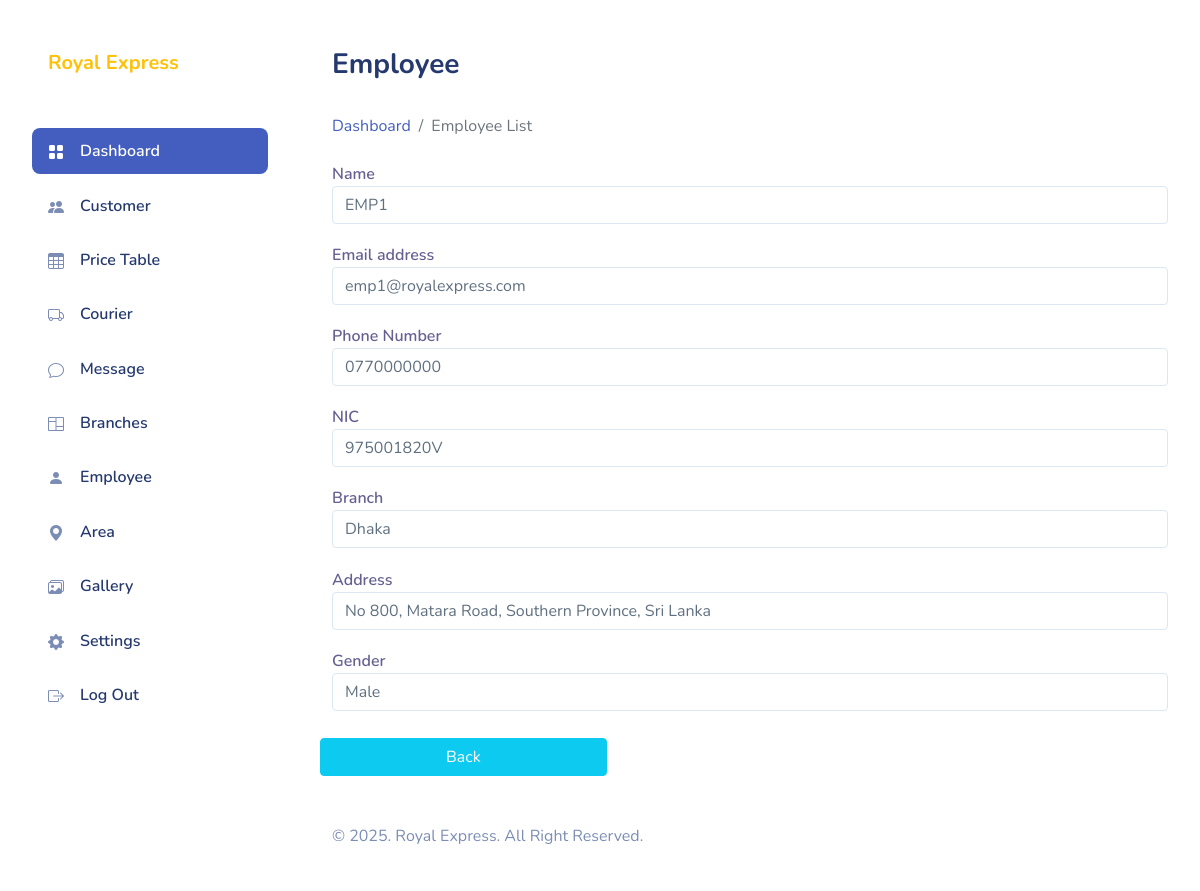
Page /Admin/empolyee_edit.php?emp_id=12 (signed in) on the committed database.
### tables this page shows
CREATE TABLE `employee` (
  `emp_id` int(11) NOT NULL,
  `name` varchar(255) NOT NULL,
  `email` varchar(255) NOT NULL,
  `phone` varchar(255) NOT NULL,
  `nic` varchar(255) NOT NULL,
  `address` varchar(255) NOT NULL,
  `gender` int(2) NOT NULL,
  `password` varchar(255) NOT NULL,
  `is_deleted` int(2) NOT NULL,
  `branch_id` int(255) NOT NULL
);

### server/inc/get.php (called while the page is built, shortened)
<?php
if (!function_exists('getAllBranch')) {
    function getAllBranch()
    {
        global $con;
        $viewcat = "SELECT * FROM branch WHERE is_deleted = 0";
        return mysqli_query($con, $viewcat);
    }
}function getAllArea()
{
    include 'connection.php';
    $viewcat = "SELECT * FROM area WHERE is_deleted = 0";
    return mysqli_query($con, $viewcat);
}
function getemployeeByID($emp_id)
{
    include 'connection.php';
    $q1 = "SELECT * FROM employee WHERE is_deleted = 0 AND emp_id = '$emp_id'";
    return mysqli_query($con, $q1);
}

### Admin/empolyee_edit.php (the view, shortened to what this page needs)
<!DOCTYPE html>
<html lang="en">
<?php include 'pages/head.php'; ?>
<body>
    <div id="app">
        <div id="sidebar" class="active">
            <div class="sidebar-wrapper active">
                <div class="sidebar-header">
                    <div class="d-flex justify-content-between mt-0 px-2">
                        <h1 class="mb-0"><a href="index.php" class="text-warning h5 mb-0 px-2 ">Royal Express </a></h1>
                    </div>
                </div>
                <div class="sidebar-menu">
                    <ul class="menu">
                        <li class="sidebar-item active ">
                            <a href="index.php" class='sidebar-link'>
                                <i class="bi bi-grid-fill"></i>
                                <span>Dashboard</span>
                            </a>
                        </li>
                        <li class="sidebar-item ">
                            <a href="customer.php" class='sidebar-link'>
                                <i class="bi bi-people-fill"></i>
                                <span>Customer</span>
                            </a>
                        </li>
                        <li class="sidebar-item">
                            <a href="price.php" class='sidebar-link'>
                                <i class="bi bi-table"></i>
                                <span>Price Table</span>
                            </a>
                        </li>
                        <li class="sidebar-item">
                            <a href="courier.php" class='sidebar-link'>
                                <i class="bi bi-truck"></i>
                                <span>Courier</span>
                            </a>
                        </li>
                        <li class="sidebar-item">
                            <a href="message.php" class='sidebar-link'>
                                <i class="bi bi-chat"></i>
                                <span>Message</span>
                            </a>
                        </li>
                        <?php if (isset($_SESSION['admin']) && $_SESSION['admin'] == 'admin') : ?>
                            <li class="sidebar-item">
                                <a href="branch.php" class='sidebar-link'>
                                    <i class="bi bi-columns"></i>
                                    <span>Branches</span>
                                </a>
                            </li>
                        <?php endif; ?>
                        <li class="sidebar-item">
                            <a href="employee.php" class='sidebar-link'>
                                <i class="bi bi-person-fill"></i>
                                <span>Employee </span>
                            </a>
                        </li>
                        <?php if (isset($_SESSION['admin']) && $_SESSION['admin'] == 'admin') : ?>
                            <li class="sidebar-item">
                                <a href="area.php" class='sidebar-link'>
                                    <i class="bi bi-geo-alt-fill"></i>
                                    <span>Area</span>
                                </a>
                            </li>
                            <li class="sidebar-item">
                                <a href="gallery.php" class='sidebar-link'>
                                    <i class="bi bi-images"></i>
                                    <span>Gallery</span>
                                </a>
                            </li>
                        <?php endif; ?>
                        <li class="sidebar-item">
                            <a href="settings.php" class='sidebar-link'>
                                <i class="bi bi-gear-fill"></i>
                                <span>Settings</span>
                            </a>
                        </li>
                        <li class="sidebar-item">
                            <a href="logout.php" class='sidebar-link'>
                                <i class="bi bi-box-arrow-right"></i>
                                <span>Log Out</span>
                            </a>
                        </li>
                    </ul>
                </div>
            </div>
        </div>
        <div id="main">
            <div class="page-heading">
                <h3>Employee</h3>
            </div>
            <div class="row">
                <div class="col-lg-10">
                    <nav aria-label="breadcrumb">
                        <ol class="breadcrumb">
                            <li class="breadcrumb-item"><a href="index.php">Dashboard</a></li>
                            <li class="breadcrumb-item active" aria-current="page">Employee List</li>
                        </ol>
                    </nav>
                </div>
            </div>
            <div class="page-content">
                <section class="row">
                    <div class="col-12 col-lg-12">
                        <div class="row">
                            <?php
                            if (isset($_REQUEST['emp_id'])) {
                                $getall = getemployeeByID($_REQUEST['emp_id']);
                                $row = mysqli_fetch_assoc($getall);
                                $emp_id = $row['emp_id']; ?>
                                <div class="form-group mt-2">
                                    <label for="inputName">Name</label>
                                    <input id="inputName" type="text" name="name" data-parsley-trigger="change" onchange="updateData(this, '<?php echo $emp_id; ?>', 'name', 'employee', 'emp_id');" value="<?php echo $row['name']; ?>" required="" placeholder="Enter Full Name" autocomplete="off" class="form-control">
                                </div>
                                <div class="form-group mt-2">
                                    <label for="inputEmail">Email address</label>
                                    <input id="inputEmail" type="email" name="email" data-parsley-trigger="change" onchange="updateData(this, '<?php echo $emp_id; ?>', 'email', 'employee', 'emp_id');" value="<?php echo $row['email']; ?>" required="" placeholder="Enter email" autocomplete="off" class="form-control">
                                </div>
                                <div class="form-group mt-2">
                                    <label for="inputPhone">Phone Number</label>
                                    <input id="inputPhone" type="text" name="phone" data-parsley-trigger="change" required="" placeholder="Enter Phone Number" autocomplete="off" onchange="updateData(this, '<?php echo $emp_id; ?>', 'phone', 'employee', 'emp_id');" value="<?php echo $row['phone']; ?>" class="form-control">
                                </div>
                                <div class="form-group mt-2">
                                    <label for="inputNIC">NIC</label>
                                    <input id="inputNIC" type="text" name="nic" data-parsley-trigger="change" onchange="updateData(this, '<?php echo $emp_id; ?>', 'nic', 'employee', 'emp_id');" value="<?php echo $row['nic']; ?>" required="" placeholder="Enter NIC Number" autocomplete="off" class="form-control">
                                </div>
                                <div class="form-group mt-2">
                                    <label for="inputNIC">Branch</label>
                                    <select onchange='updateData(this, "<?php echo $emp_id; ?>","branch_id", "employee", "emp_id")' id="branch_id <?php echo $emp_id; ?>" class='form-control norad tx12' name="branch_id" type='text'>
                                        <?php
                                        $getallCat = getAllBranch();
                                        while ($row2 = mysqli_fetch_assoc($getallCat)) { ?>
                                            <option value="<?php echo $row2['branch_id']; ?>" <?php if ($row['branch_id'] == $row2['branch_id']) echo "selected"; ?>>
                                                <?php echo $row2['branch_name']; ?></option>
                                        <?php } ?>
                                    </select>
                                </div>
                                <div class="form-group mt-2">
                                    <label for="inputAddress">Address</label>
                                    <input id="inputAddress" type="text" name="address" data-parsley-trigger="change" onchange="updateData(this, '<?php echo $emp_id; ?>', 'address', 'employee', 'emp_id');" value="<?php echo $row['address']; ?>" required="" placeholder="Enter Address" autocomplete="off" class="form-control">
                                </div>
                                <div class="form-group mt-2">
                                    <label for="inputGender">Gender</label>
                                    <select onchange='updateData(this, "<?php echo $emp_id; ?>","gender", "employee", "emp_id")' id="gender <?php echo $emp_id; ?>" class='form-control norad tx12' name="gender" type='text'>
                                        <option value="1" <?php if ($row['gender'] == "1") echo "selected"; ?>>
                                            Male</option>
                                    </select>
                                </div>
                                <div class="col-md-4 mt-2">
                                    <div class="row mt-2">
                                        <a href="employee.php" class="btn btn-info">Back</a>
                                    </div>
                                </div>
                            <?php } ?>
                        </div>
                    </div>
                </section>
            </div>
            <?php include 'pages/footer.php'; ?>
        </div>
    </div>
</body>
</html>

### Admin/assets/css/app.css (style rules this page uses)
.btn.btn-danger,.btn.btn-info,.btn.btn-primary,.btn.btn-secondary,.btn.btn-success,.btn.btn-warning { color:#fff }
.form-group { margin-bottom:.7rem }
.form-group label { color:rgba(35,28,99,.7);font-weight:600 }
#sidebar.active .sidebar-wrapper { left:0 }
.sidebar-wrapper { width:300px;height:100vh;position:fixed;top:0;z-index:10;overflow-y:auto;background-color:#fff;bottom:0;transition:left .5s ease-out }
.sidebar-wrapper .sidebar-header { padding:2rem 2rem 1rem;font-size:2rem;font-weight:700 }
.sidebar-wrapper .menu { margin-top:2rem;padding:0 2rem;font-weight:600 }
.sidebar-wrapper .menu .sidebar-link { display:block;padding:.7rem 1rem;font-size:1rem;display:flex;align-items:center;border-radius:.5rem;transition:all .5s;text-decoration:none;color:#25396f }
.sidebar-wrapper .menu .sidebar-link i,.sidebar-wrapper .menu .sidebar-link svg { color:#7c8db5 }
.sidebar-wrapper .menu .sidebar-link span { margin-left:1rem }
.sidebar-wrapper .menu .sidebar-item { list-style:none;margin-top:.5rem;position:relative }
.sidebar-wrapper .menu .sidebar-item.active .sidebar-link { background-color:#435ebe }
.sidebar-wrapper .menu .sidebar-item.active .sidebar-link span { color:#fff }
.sidebar-wrapper .menu .sidebar-item.active .sidebar-link i,.sidebar-wrapper .menu .sidebar-item.active .sidebar-link svg { fill:#fff;color:#fff }
.bi { width:1rem;height:1rem }
#main { margin-left:300px;padding:2rem }
.page-heading { margin:0 0 2rem }
.page-heading h3 { font-weight:700 }
a { text-decoration:none }

### Admin/pages/head.php (style rules this page uses)
body { background-color: #ffffff; }

### rows in the picture
employee: name "EMP1", email "emp1@royalexpress.com", phone "0770000000", nic "975001820V", address "No 800, Matara Road, Southern Province, Sri Lanka", gender "Male"

### other values in the picture
form field branch_id "Dhaka"
